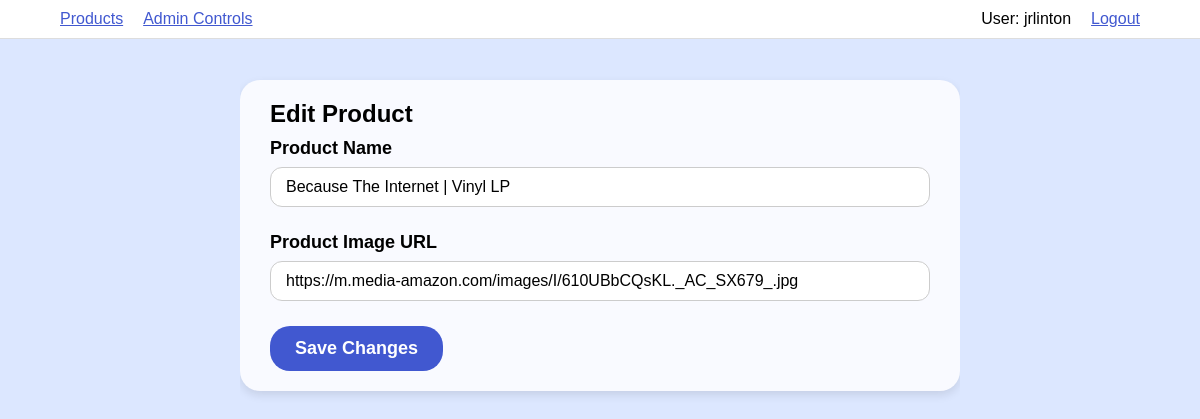
Screenshot of /edit-product/d3661fff-d941-42e5-a164-9c4af6caf3f4 (signed in) with the database file from the repository.
### tables this page shows
CREATE TABLE Users (
        username TEXT PRIMARY KEY,
        password TEXT NOT NULL,
        is_admin INTEGER NOT NULL
    );

CREATE TABLE Products (
        product_id TEXT PRIMARY KEY,
        product_name TEXT NOT NULL,
        product_image TEXT NOT NULL
    );

### Source/flask_app.py (the view, shortened to what this page needs)
@app.route("/edit-product/<product_id>", methods=["GET", "POST"])
@login_required
def edit_product(product_id):
    if current_user.get_is_admin():
        product = get_product_by_id(product_id)
        if not product:
            flash("Product not found", "error")
            return redirect(url_for("admin_page"))
        return render_template("edit-product-page.html", product=product)
    else:
        flash("You must be an admin to access this page", "info")
        return redirect(url_for("root_page"))

### Source/Helpers/build_user_class_from_database_helper.py (called while the page is built)
def build_user(username):
    query = f"SELECT is_admin FROM {USER_TABLE_NAME} WHERE username = ? LIMIT 1"
    cur, con = query_database(query, params=(username,))
    result = cur.fetchone()
    con.close()
    if result is None:
        return None
    else:
        return User(username, bool(result[0]))

### Source/Helpers/count_number_of_reviews.py (called while the page is built)
def count_number_of_reviews(product_id):
    query = f"SELECT COUNT(*) FROM {REVIEW_TABLE_NAME} WHERE product_id = ?"
    cur, con = query_database(query, params=(product_id,))
    result = cur.fetchone()
    con.close()
    return result[0] if result else 0

### Source/Helpers/database_query_helper.py (called while the page is built)
def query_database(query, **kwargs):
    base_dir = os.path.dirname(os.path.abspath(__file__))
    full_path = os.path.join(base_dir, "../..", "Databases", DATABASE_FILE_NAME)
    params = kwargs.get('params', None)
    con = sqlite3.connect(full_path)
    con.execute("PRAGMA foreign_keys = ON")  # Enable foreign keys
    cur = con.cursor()
    if params is None:
        result = cur.execute(query)
    else:
        result = cur.execute(query, params)
    con.commit()
    return result, con

### Source/Helpers/get_average_review_score.py (called while the page is built)
def get_average_review_score(product_id):
    query = f"SELECT review_score FROM {REVIEW_TABLE_NAME} WHERE product_id = ?"
    cur, con = query_database(query, params=(product_id,))
    result = cur.fetchall()
    con.close()
    if not result:
        return None
    total = sum(score[0] for score in result)
    return round(total / len(result), 1)

### Source/Helpers/get_product_by_id_helper.py (called while the page is built)
def get_product_by_id(product_id):
    query = f"""
        SELECT product_name, product_image
        FROM {PRODUCT_TABLE_NAME}
        WHERE product_id = ?
        LIMIT 1
    """
    params = (product_id,)
    cur, con = query_database(query, params=params)
    row = cur.fetchone()
    con.close()
    if row is None:
        return None
    product = Product(
        product_id=product_id,
        name=row[0],
        image_url=row[1],
    )
    return product

### Source/Models/product.py (called while the page is built)
    def generate_num_reviews(self):
        return count_number_of_reviews(self.product_id)

    def generate_average_score(self):
        return get_average_review_score(self.product_id)

### Source/Models/user.py (called while the page is built)
    def get_id(self):
        return self.username

    def get_is_admin(self):
        return self.is_admin

    @property
    def is_authenticated(self):
        return True

### Source/flask_app.py (called while the page is built)
@login_manager.user_loader
def load_user(username):
    return build_user(username)

### Source/templates/edit-product-page.html
{% extends "base-template.html" %}
{% block stylesheet %}
<link rel="stylesheet" href="{{ url_for('static', filename='CSS/edit-product-page.css') }}">
{% endblock %}
{% block content %}
<div class="edit-box">
  <h2>Edit Product</h2>
  <form method="POST">
    <div class="field">
      <label for="product_name">Product Name</label>
      <input type="text" id="product_name" name="product_name" value="{{ product.name }}" required>
    </div>
    <div class="field">
      <label for="product_image">Product Image URL</label>
      <input type="text" id="product_image" name="product_image" value="{{ product.image_url }}" required>
    </div>
    <button type="submit">Save Changes</button>
  </form>
</div>
{% endblock %}

### Source/templates/base-template.html (shortened to what this page needs)
<!DOCTYPE html>
<html lang="en" dir="ltr">
  <head>
    <link rel="stylesheet" href="{{ url_for('static', filename='CSS/constants.css') }}">
    <link rel="stylesheet" href="{{ url_for('static', filename='CSS/base-template.css') }}">
    {% block stylesheet %}{% endblock%}
  </head>
  <body>
    {% block header %}
    <header class="site-header">
      <nav class="navbar">
        <div class="nav-left-group">
          <a href="{{ url_for('root_page') }}" class="link">Products</a>
          {% if current_user.get_is_admin() %}
          <a href="{{ url_for('admin_page') }}" class="link">Admin Controls</a>
          {% endif %}
        </div>
        <div class="nav-right-group">
          <span>User: {{ current_user.get_id() }}</span>
          <a href="{{ url_for('logout') }}" class="link">Logout</a>
        </div>
      </nav>
    </header>
    {% endblock %}
    {% block content %}{% endblock %}
  </body>
</html>

### Source/static/CSS/constants.css (style rules this page uses)
:root { --webpage-background: #dce7ff; --header-gradient: linear-gradient(-190deg, #8e98c5, #3239a8); --button-gradient: linear-gradient(10deg, #6c749a, #0b16ba); --border-colour: #4158d0; }

### Source/static/CSS/base-template.css (style rules this page uses)
* { margin: 0; padding: 0; box-sizing: border-box; font-family: 'Amazon Ember', sans-serif; }
html,body { padding-top: 20px; display: flex; justify-content: center; align-items: center; height: auto; width: auto; overflow-y: auto; place-items: center; background: var(--webpage-background); }
.site-header { width: 100%; background-color: #fff; border-bottom: 1px solid #ddd; position: fixed; top: 0; left: 0; z-index: 1000; padding: 10px 40px; box-sizing: border-box; }
.link { color: var(--border-colour); }
.navbar { display: flex; justify-content: space-between; align-items: center; padding: 0 20px; text-decoration: none; user-select: none; }
.nav-left-group { display: flex; gap: 20px; align-items: center; }
.nav-right-group { display: flex; gap: 20px; align-items: center; }

### Source/static/CSS/edit-product-page.css (style rules this page uses)
.edit-box { width: 60vw; margin: 40px auto; padding: 20px 30px; background: #f9faff; border-radius: 20px; box-shadow: 0 4px 10px rgba(0,0,0,0.1); }
.edit-box h2 { padding-bottom: 10px; }
.field { margin-bottom: 25px; display: flex; flex-direction: column; }
label { font-weight: 600; font-size: 18px; margin-bottom: 8px; user-select: none; }
input[type="text"], textarea { padding: 10px 15px; font-size: 16px; border-radius: 12px; border: 1px solid #ccc; resize: vertical; transition: border-color 0.3s ease; }
button { background: #4158d0; color: white; padding: 12px 25px; font-size: 18px; font-weight: 600; border: none; border-radius: 20px; cursor: pointer; transition: background-color 0.3s ease; user-select: none; }

### rows the page displays
Users: get_id "jrlinton"
Products: product_name "Because The Internet | Vinyl LP", product_image "https://m.media-amazon.com/images/I/610UBbCQsKL._AC_SX679_.jpg"
